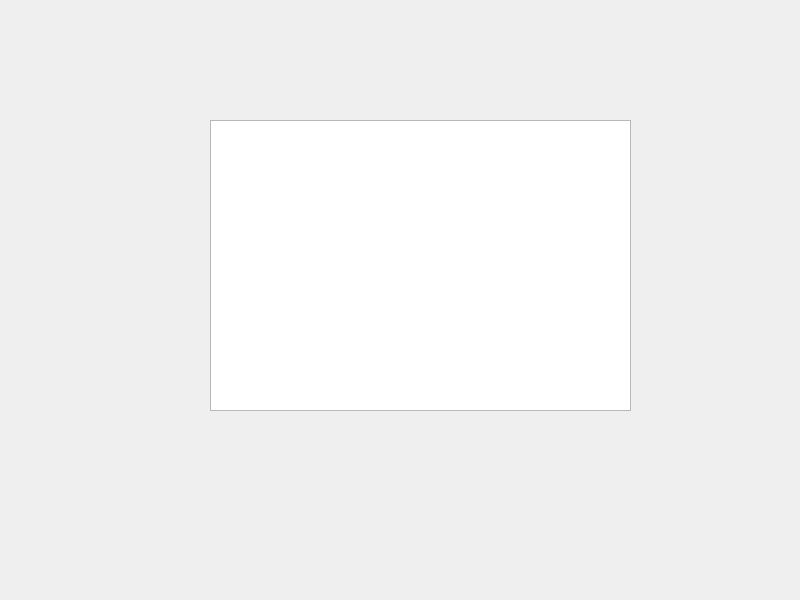
<?xml version="1.0" encoding="UTF-8"?>
<ui version="4.0">
 <class>Widget</class>
 <widget class="QWidget" name="Widget">
  <property name="geometry">
   <rect>
    <x>0</x>
    <y>0</y>
    <width>800</width>
    <height>600</height>
   </rect>
  </property>
  <property name="windowTitle">
   <string>Widget</string>
  </property>
  <widget class="QTextBrowser" name="textBrowser">
   <property name="geometry">
    <rect>
     <x>210</x>
     <y>120</y>
     <width>421</width>
     <height>291</height>
    </rect>
   </property>
  </widget>
 </widget>
 <resources/>
 <connections/>
</ui>
